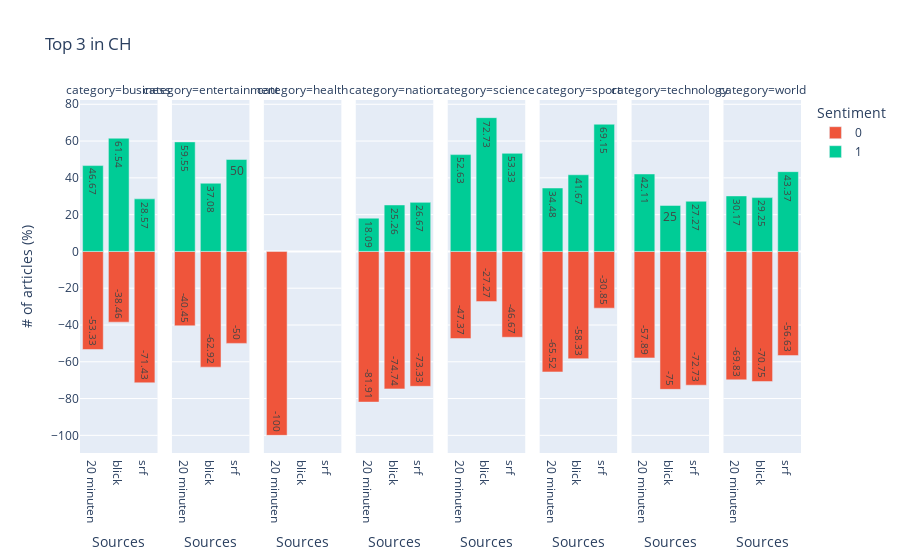

Notebook code for this chart:
### Code cell
figCat = px.bar(sourceClean2,
                x="source",
                y="sentiment %",
                text = "sentiment %", 
                #barmode="group",
                color="sentiment",
                color_discrete_map={
                    '0': '#ef553b',
                    '1': '#00cc96'
                },
                #facet_row='sentiment', 
                facet_col="category",
                #facet_col_wrap=4
                #facet_row="targetTitle", 
                #facet_col="category",
                labels={
                    "source": "Sources",
                    "sentiment %": "# of articles (%)",
                    "sentiment": "Sentiment"
                  },
                title="Top 3 in CH"
                )

figCat.show()

### Figure 1 — Plotly figure (JSON) as saved in the notebook; plotly's stock layout.template omitted (floating-point values rounded to 4 significant figures)
{"data": [{"alignmentgroup": "True", "hovertemplate": "Sentiment=0<br>category=business<br>Sources=%{x}<br># of articles (%)=%{text}<extra></extra>", "legendgroup": "0", "marker": {"color": "#ef553b"}, "name": "0", "offsetgroup": "0", "orientation": "v", "showlegend": true, "text": [-53.33, -38.46, -71.43], "textposition": "auto", "type": "bar", "x": ["20 minuten", "blick", "srf"], "xaxis": "x", "y": [-53.33, -38.46, -71.43], "yaxis": "y"}, {"alignmentgroup": "True", "hovertemplate": "Sentiment=0<br>category=entertainment<br>Sources=%{x}<br># of articles (%)=%{text}<extra></extra>", "legendgroup": "0", "marker": {"color": "#ef553b"}, "name": "0", "offsetgroup": "0", "orientation": "v", "showlegend": false, "text": [-40.45, -62.92, -50], "textposition": "auto", "type": "bar", "x": ["20 minuten", "blick", "srf"], "xaxis": "x2", "y": [-40.45, -62.92, -50], "yaxis": "y2"}, {"alignmentgroup": "True", "hovertemplate": "Sentiment=0<br>category=health<br>Sources=%{x}<br># of articles (%)=%{text}<extra></extra>", "legendgroup": "0", "marker": {"color": "#ef553b"}, "name": "0", "offsetgroup": "0", "orientation": "v", "showlegend": false, "text": [-100], "textposition": "auto", "type": "bar", "x": ["20 minuten"], "xaxis": "x3", "y": [-100], "yaxis": "y3"}, {"alignmentgroup": "True", "hovertemplate": "Sentiment=0<br>category=nation<br>Sources=%{x}<br># of articles (%)=%{text}<extra></extra>", "legendgroup": "0", "marker": {"color": "#ef553b"}, "name": "0", "offsetgroup": "0", "orientation": "v", "showlegend": false, "text": [-81.91, -74.74, -73.33], "textposition": "auto", "type": "bar", "x": ["20 minuten", "blick", "srf"], "xaxis": "x4", "y": [-81.91, -74.74, -73.33], "yaxis": "y4"}, {"alignmentgroup": "True", "hovertemplate": "Sentiment=0<br>category=science<br>Sources=%{x}<br># of articles (%)=%{text}<extra></extra>", "legendgroup": "0", "marker": {"color": "#ef553b"}, "name": "0", "offsetgroup": "0", "orientation": "v", "showlegend": false, "text": [-47.37, -27.27, -46.67], "textposition": "auto", "type": "bar", "x": ["20 minuten", "blick", "srf"], "xaxis": "x5", "y": [-47.37, -27.27, -46.67], "yaxis": "y5"}, {"alignmentgroup": "True", "hovertemplate": "Sentiment=0<br>category=sport<br>Sources=%{x}<br># of articles (%)=%{text}<extra></extra>", "legendgroup": "0", "marker": {"color": "#ef553b"}, "name": "0", "offsetgroup": "0", "orientation": "v", "showlegend": false, "text": [-65.52, -58.33, -30.85], "textposition": "auto", "type": "bar", "x": ["20 minuten", "blick", "srf"], "xaxis": "x6", "y": [-65.52, -58.33, -30.85], "yaxis": "y6"}, {"alignmentgroup": "True", "hovertemplate": "Sentiment=0<br>category=technology<br>Sources=%{x}<br># of articles (%)=%{text}<extra></extra>", "legendgroup": "0", "marker": {"color": "#ef553b"}, "name": "0", "offsetgroup": "0", "orientation": "v", "showlegend": false, "text": [-57.89, -75, -72.73], "textposition": "auto", "type": "bar", "x": ["20 minuten", "blick", "srf"], "xaxis": "x7", "y": [-57.89, -75, -72.73], "yaxis": "y7"}, {"alignmentgroup": "True", "hovertemplate": "Sentiment=0<br>category=world<br>Sources=%{x}<br># of articles (%)=%{text}<extra></extra>", "legendgroup": "0", "marker": {"color": "#ef553b"}, "name": "0", "offsetgroup": "0", "orientation": "v", "showlegend": false, "text": [-69.83, -70.75, -56.63], "textposition": "auto", "type": "bar", "x": ["20 minuten", "blick", "srf"], "xaxis": "x8", "y": [-69.83, -70.75, -56.63], "yaxis": "y8"}, {"alignmentgroup": "True", "hovertemplate": "Sentiment=1<br>category=business<br>Sources=%{x}<br># of articles (%)=%{text}<extra></extra>", "legendgroup": "1", "marker": {"color": "#00cc96"}, "name": "1", "offsetgroup": "1", "orientation": "v", "showlegend": true, "text": [46.67, 61.54, 28.57], "textposition": "auto", "type": "bar", "x": ["20 minuten", "blick", "srf"], "xaxis": "x", "y": [46.67, 61.54, 28.57], "yaxis": "y"}, {"alignmentgroup": "True", "hovertemplate": "Sentiment=1<br>category=entertainment<br>Sources=%{x}<br># of articles (%)=%{text}<extra></extra>", "legendgroup": "1", "marker": {"color": "#00cc96"}, "name": "1", "offsetgroup": "1", "orientation": "v", "showlegend": false, "text": [59.55, 37.08, 50], "textposition": "auto", "type": "bar", "x": ["20 minuten", "blick", "srf"], "xaxis": "x2", "y": [59.55, 37.08, 50], "yaxis": "y2"}, {"alignmentgroup": "True", "hovertemplate": "Sentiment=1<br>category=nation<br>Sources=%{x}<br># of articles (%)=%{text}<extra></extra>", "legendgroup": "1", "marker": {"color": "#00cc96"}, "name": "1", "offsetgroup": "1", "orientation": "v", "showlegend": false, "text": [18.09, 25.26, 26.67], "textposition": "auto", "type": "bar", "x": ["20 minuten", "blick", "srf"], "xaxis": "x4", "y": [18.09, 25.26, 26.67], "yaxis": "y4"}, {"alignmentgroup": "True", "hovertemplate": "Sentiment=1<br>category=science<br>Sources=%{x}<br># of articles (%)=%{text}<extra></extra>", "legendgroup": "1", "marker": {"color": "#00cc96"}, "name": "1", "offsetgroup": "1", "orientation": "v", "showlegend": false, "text": [52.63, 72.73, 53.33], "textposition": "auto", "type": "bar", "x": ["20 minuten", "blick", "srf"], "xaxis": "x5", "y": [52.63, 72.73, 53.33], "yaxis": "y5"}, {"alignmentgroup": "True", "hovertemplate": "Sentiment=1<br>category=sport<br>Sources=%{x}<br># of articles (%)=%{text}<extra></extra>", "legendgroup": "1", "marker": {"color": "#00cc96"}, "name": "1", "offsetgroup": "1", "orientation": "v", "showlegend": false, "text": [34.48, 41.67, 69.15], "textposition": "auto", "type": "bar", "x": ["20 minuten", "blick", "srf"], "xaxis": "x6", "y": [34.48, 41.67, 69.15], "yaxis": "y6"}, {"alignmentgroup": "True", "hovertemplate": "Sentiment=1<br>category=technology<br>Sources=%{x}<br># of articles (%)=%{text}<extra></extra>", "legendgroup": "1", "marker": {"color": "#00cc96"}, "name": "1", "offsetgroup": "1", "orientation": "v", "showlegend": false, "text": [42.11, 25, 27.27], "textposition": "auto", "type": "bar", "x": ["20 minuten", "blick", "srf"], "xaxis": "x7", "y": [42.11, 25, 27.27], "yaxis": "y7"}, {"alignmentgroup": "True", "hovertemplate": "Sentiment=1<br>category=world<br>Sources=%{x}<br># of articles (%)=%{text}<extra></extra>", "legendgroup": "1", "marker": {"color": "#00cc96"}, "name": "1", "offsetgroup": "1", "orientation": "v", "showlegend": false, "text": [30.17, 29.25, 43.37], "textposition": "auto", "type": "bar", "x": ["20 minuten", "blick", "srf"], "xaxis": "x8", "y": [30.17, 29.25, 43.37], "yaxis": "y8"}], "layout": {"annotations": [{"font": {}, "showarrow": false, "text": "category=business", "x": 0.05375, "xanchor": "center", "xref": "paper", "y": 1, "yanchor": "bottom", "yref": "paper"}, {"font": {}, "showarrow": false, "text": "category=entertainment", "x": 0.1812, "xanchor": "center", "xref": "paper", "y": 1, "yanchor": "bottom", "yref": "paper"}, {"font": {}, "showarrow": false, "text": "category=health", "x": 0.3087, "xanchor": "center", "xref": "paper", "y": 1, "yanchor": "bottom", "yref": "paper"}, {"font": {}, "showarrow": false, "text": "category=nation", "x": 0.4363, "xanchor": "center", "xref": "paper", "y": 1, "yanchor": "bottom", "yref": "paper"}, {"font": {}, "showarrow": false, "text": "category=science", "x": 0.5637, "xanchor": "center", "xref": "paper", "y": 1, "yanchor": "bottom", "yref": "paper"}, {"font": {}, "showarrow": false, "text": "category=sport", "x": 0.6912, "xanchor": "center", "xref": "paper", "y": 1, "yanchor": "bottom", "yref": "paper"}, {"font": {}, "showarrow": false, "text": "category=technology", "x": 0.8188, "xanchor": "center", "xref": "paper", "y": 1, "yanchor": "bottom", "yref": "paper"}, {"font": {}, "showarrow": false, "text": "category=world", "x": 0.9463, "xanchor": "center", "xref": "paper", "y": 1, "yanchor": "bottom", "yref": "paper"}], "autosize": true, "barmode": "relative", "legend": {"title": {"text": "Sentiment"}, "tracegroupgap": 0}, "title": {"text": "Top 3 in CH"}, "xaxis": {"anchor": "y", "autorange": true, "domain": [0, 0.1075], "range": [-0.5, 2.5], "title": {"text": "Sources"}, "type": "category"}, "xaxis2": {"anchor": "y2", "autorange": true, "domain": [0.1275, 0.235], "matches": "x", "range": [-0.5, 2.5], "title": {"text": "Sources"}, "type": "category"}, "xaxis3": {"anchor": "y3", "autorange": true, "domain": [0.255, 0.3625], "matches": "x", "range": [-0.5, 2.5], "title": {"text": "Sources"}, "type": "category"}, "xaxis4": {"anchor": "y4", "autorange": true, "domain": [0.3825, 0.49], "matches": "x", "range": [-0.5, 2.5], "title": {"text": "Sources"}, "type": "category"}, "xaxis5": {"anchor": "y5", "autorange": true, "domain": [0.51, 0.6175], "matches": "x", "range": [-0.5, 2.5], "title": {"text": "Sources"}, "type": "category"}, "xaxis6": {"anchor": "y6", "autorange": true, "domain": [0.6375, 0.745], "matches": "x", "range": [-0.5, 2.5], "title": {"text": "Sources"}, "type": "category"}, "xaxis7": {"anchor": "y7", "autorange": true, "domain": [0.765, 0.8725], "matches": "x", "range": [-0.5, 2.5], "title": {"text": "Sources"}, "type": "category"}, "xaxis8": {"anchor": "y8", "autorange": true, "domain": [0.8925, 1], "matches": "x", "range": [-0.5, 2.5], "title": {"text": "Sources"}, "type": "category"}, "yaxis": {"anchor": "x", "autorange": true, "domain": [0, 1], "range": [-109.6, 82.33], "title": {"text": "# of articles (%)"}, "type": "linear"}, "yaxis2": {"anchor": "x2", "autorange": true, "domain": [0, 1], "matches": "y", "range": [-109.6, 82.33], "showticklabels": false, "type": "linear"}, "yaxis3": {"anchor": "x3", "autorange": true, "domain": [0, 1], "matches": "y", "range": [-109.6, 82.33], "showticklabels": false, "type": "linear"}, "yaxis4": {"anchor": "x4", "autorange": true, "domain": [0, 1], "matches": "y", "range": [-109.6, 82.33], "showticklabels": false, "type": "linear"}, "yaxis5": {"anchor": "x5", "autorange": true, "domain": [0, 1], "matches": "y", "range": [-109.6, 82.33], "showticklabels": false, "type": "linear"}, "yaxis6": {"anchor": "x6", "autorange": true, "domain": [0, 1], "matches": "y", "range": [-109.6, 82.33], "showticklabels": false, "type": "linear"}, "yaxis7": {"anchor": "x7", "autorange": true, "domain": [0, 1], "matches": "y", "range": [-109.6, 82.33], "showticklabels": false, "type": "linear"}, "yaxis8": {"anchor": "x8", "autorange": true, "domain": [0, 1], "matches": "y", "range": [-109.6, 82.33], "showticklabels": false, "type": "linear"}}}
